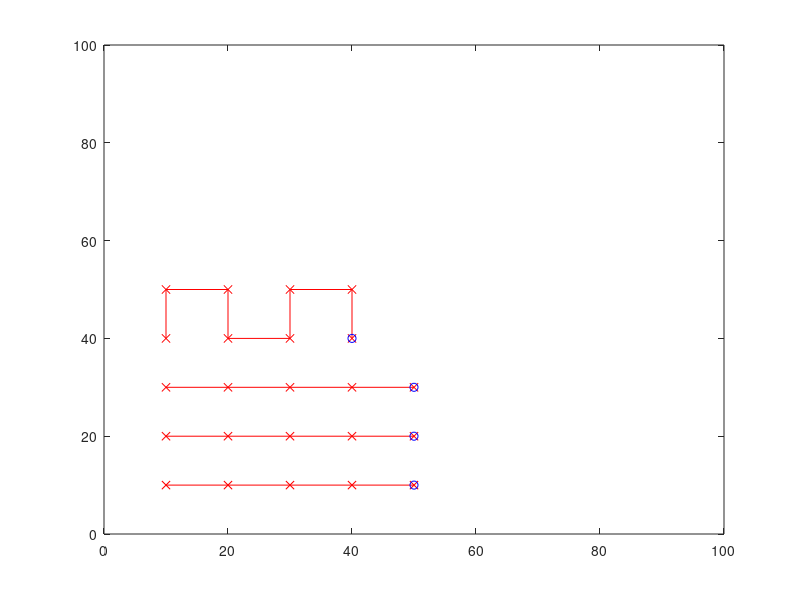

The MATLAB script that drew this image:
%function SimulateSpheroPosControl2 ()

% Simulates the multi sphero position control
% The purposes of this function are:
% 1. Simulates position control of shero
% 2. Simulates Object avoidances during position control
%

clear all; clc; close all;

% 1. Define robot's initial position and orientation:
pos_ini1 = [10,10];
pos_ini2 = [10,20];
pos_ini3 = [10,30];
pos_ini4 = [10,40];

ori_ini = [0];

% 2. Define desired goal positions:
goal_points1 = [20,10; 30,10; 40,10; 50,10];
goal_points2 = [20,20; 30,20; 40,20; 50,20];
goal_points3 = [20,30; 30,30; 40,30; 50,30];
goal_points4 = [10,50; 20,50; 20,40; 30,40; 30,50; 40,50; 40,40];

n_target1 = size(goal_points1, 1);
n_target2 = size(goal_points2, 1);
n_target3 = size(goal_points3, 1);
n_target4 = size(goal_points4, 1);

% 3. Define total path of the robot:
path_set1 = [pos_ini1; goal_points1];
path_set2 = [pos_ini2; goal_points2];
path_set3 = [pos_ini3; goal_points3];
path_set4 = [pos_ini4; goal_points4];

% Robot's initial status:
robotCurrentPose1 = [pos_ini1, ori_ini]';
robotCurrentPose2 = [pos_ini2, ori_ini]';
robotCurrentPose3 = [pos_ini3, ori_ini]';
robotCurrentPose4 = [pos_ini4, ori_ini]';

n1 = 1; n2 = 1; n3 = 1; n4 = 1;
speed1 = 0.2;
speed2 = 0.4;
speed3 = 0.2;
speed4 = 0.4;
while ((n_target1 > 0)||(n_target2 > 0)||(n_target3 > 0)||(n_target4 > 0))
    if (n_target1>0)
        % Determines the direction of the robot1
        path_robot1 = path_set1(n1+1,:) - path_set1(n1,:);
        unit_path_robot1 = path_robot1/norm(path_robot1);
        Robot_dir1 = unit_path_robot1 * speed1;
        % Updates the robot's position
        Robot_pos_x1 = robotCurrentPose1(1) + Robot_dir1(1);
        Robot_pos_y1 = robotCurrentPose1(2) + Robot_dir1(2);
        robotCurrentPose1 = [Robot_pos_x1, Robot_pos_y1];
        
        if ((robotCurrentPose1(1) < path_set1(n1+1,1)+0.1) && (robotCurrentPose1(1) > path_set1(n1+1,1)-0.1) && (robotCurrentPose1(2) < path_set1(n1+1,2)+0.1) && (robotCurrentPose1(2) > path_set1(n1+1,2)-0.1))
            if (n_target1>0)
                n_target1 = n_target1 - 1;
                n1 = n1 + 1;
            end
        end
    end
    
    if (n_target2>0)
        % Determines the direction of the robot2
        path_robot2 = path_set2(n2+1,:) - path_set2(n2,:);
        unit_path_robot2 = path_robot2/norm(path_robot2);
        Robot_dir2 = unit_path_robot2 * speed2;
        % Updates the robot's position
        Robot_pos_x2 = robotCurrentPose2(1) + Robot_dir2(1);
        Robot_pos_y2 = robotCurrentPose2(2) + Robot_dir2(2);
        robotCurrentPose2 = [Robot_pos_x2, Robot_pos_y2];
        if ((robotCurrentPose2(1) < path_set2(n2+1,1)+0.1) && (robotCurrentPose2(1) > path_set2(n2+1,1)-0.1) && (robotCurrentPose2(2) < path_set2(n2+1,2)+0.1) && (robotCurrentPose2(2) > path_set2(n2+1,2)-0.1))
            if (n_target2>0)
                n_target2 = n_target2 - 1;
                n2 = n2 + 1;
            end
        end
    end
    
    if (n_target3>0)
        % Determines the direction of the robot3
        path_robot3 = path_set3(n3+1,:) - path_set3(n3,:);
        unit_path_robot3 = path_robot3/norm(path_robot3);
        Robot_dir3 = unit_path_robot3 * speed3;
        % Updates the robot's position
        Robot_pos_x3 = robotCurrentPose3(1) + Robot_dir3(1);
        Robot_pos_y3 = robotCurrentPose3(2) + Robot_dir3(2);
        robotCurrentPose3 = [Robot_pos_x3, Robot_pos_y3];
        if ((robotCurrentPose3(1) < path_set3(n3+1,1)+0.1) && (robotCurrentPose3(1) > path_set3(n3+1,1)-0.1) && (robotCurrentPose3(2) < path_set3(n3+1,2)+0.1) && (robotCurrentPose3(2) > path_set3(n3+1,2)-0.1))
            if (n_target3>0)
                n_target3 = n_target3 - 1;
                n3 = n3 + 1;
            end
        end
    end
    
    if (n_target4>0)
        % Determines the direction of the robot4
        path_robot4 = path_set4(n4+1,:) - path_set4(n4,:);
        unit_path_robot4 = path_robot4/norm(path_robot4);
        Robot_dir4 = unit_path_robot4 * speed4;
        % Updates the robot's position
        Robot_pos_x4 = robotCurrentPose4(1) + Robot_dir4(1);
        Robot_pos_y4 = robotCurrentPose4(2) + Robot_dir4(2);
        robotCurrentPose4 = [Robot_pos_x4, Robot_pos_y4];
        if ((robotCurrentPose4(1) < path_set4(n4+1,1)+0.1) && (robotCurrentPose4(1) > path_set4(n4+1,1)-0.1) && (robotCurrentPose4(2) < path_set4(n4+1,2)+0.1) && (robotCurrentPose4(2) > path_set4(n4+1,2)-0.1))
            if (n_target4>0)
                n_target4 = n_target4 - 1;
                n4 = n4 + 1;
            end
        end
    end
    
    figure(1)
    plot(path_set1(:,1), path_set1(:,2), 'rx-');
    hold on;
    plot(path_set2(:,1), path_set2(:,2), 'rx-');
    plot(path_set3(:,1), path_set3(:,2), 'rx-');
    plot(path_set4(:,1), path_set4(:,2), 'rx-');
    xlim([0 100])
    ylim([0 100])
    plot(robotCurrentPose1(1), robotCurrentPose1(2), 'bo');
    plot(robotCurrentPose2(1), robotCurrentPose2(2), 'bo');
    plot(robotCurrentPose3(1), robotCurrentPose3(2), 'bo');
    plot(robotCurrentPose4(1), robotCurrentPose4(2), 'bo');
    hold off;
    
end
